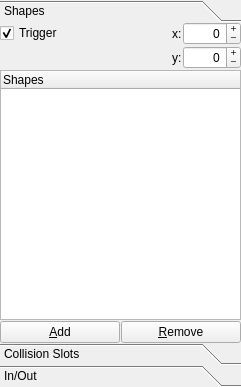
<?xml version="1.0" encoding="UTF-8"?>
<ui version="4.0">
 <class>tab_regions</class>
 <widget class="QWidget" name="tab_regions">
  <property name="geometry">
   <rect>
    <x>0</x>
    <y>0</y>
    <width>241</width>
    <height>387</height>
   </rect>
  </property>
  <property name="windowTitle">
   <string>Form</string>
  </property>
  <layout class="QGridLayout" name="gridLayout">
   <property name="margin">
    <number>0</number>
   </property>
   <property name="spacing">
    <number>0</number>
   </property>
   <item row="0" column="0">
    <layout class="QGridLayout" name="gridLayout_2">
     <property name="spacing">
      <number>1</number>
     </property>
     <item row="0" column="0">
      <widget class="QToolBox" name="toolBox">
       <property name="frameShape">
        <enum>QFrame::NoFrame</enum>
       </property>
       <property name="frameShadow">
        <enum>QFrame::Plain</enum>
       </property>
       <property name="lineWidth">
        <number>0</number>
       </property>
       <property name="currentIndex">
        <number>0</number>
       </property>
       <property name="tabSpacing">
        <number>0</number>
       </property>
       <widget class="QWidget" name="page_regions_overview">
        <property name="geometry">
         <rect>
          <x>0</x>
          <y>0</y>
          <width>239</width>
          <height>322</height>
         </rect>
        </property>
        <attribute name="label">
         <string>Shapes</string>
        </attribute>
        <layout class="QGridLayout" name="gridLayout_6">
         <property name="margin">
          <number>0</number>
         </property>
         <property name="spacing">
          <number>0</number>
         </property>
         <item row="0" column="0">
          <layout class="QGridLayout" name="gridLayout_5">
           <property name="topMargin">
            <number>0</number>
           </property>
           <property name="spacing">
            <number>1</number>
           </property>
           <item row="8" column="0">
            <widget class="QPushButton" name="btn_add_shape">
             <property name="minimumSize">
              <size>
               <width>30</width>
               <height>0</height>
              </size>
             </property>
             <property name="statusTip">
              <string>Drag: Rectangle. Shift+drag: Circle. Ctrl+drag: Line.</string>
             </property>
             <property name="text">
              <string>&amp;Add</string>
             </property>
             <property name="checkable">
              <bool>true</bool>
             </property>
            </widget>
           </item>
           <item row="8" column="1">
            <widget class="QPushButton" name="btn_remove_shape">
             <property name="minimumSize">
              <size>
               <width>30</width>
               <height>0</height>
              </size>
             </property>
             <property name="text">
              <string>&amp;Remove</string>
             </property>
            </widget>
           </item>
           <item row="3" column="0" colspan="2">
            <layout class="QHBoxLayout" name="horizontalLayout">
             <item>
              <widget class="QCheckBox" name="ckb_trigger">
               <property name="text">
                <string>Trigger</string>
               </property>
               <property name="checked">
                <bool>true</bool>
               </property>
              </widget>
             </item>
             <item>
              <spacer name="horizontalSpacer">
               <property name="orientation">
                <enum>Qt::Horizontal</enum>
               </property>
               <property name="sizeHint" stdset="0">
                <size>
                 <width>40</width>
                 <height>20</height>
                </size>
               </property>
              </spacer>
             </item>
             <item>
              <widget class="QLabel" name="lbl_x">
               <property name="text">
                <string>x:</string>
               </property>
              </widget>
             </item>
             <item>
              <widget class="QSpinBox" name="spin_shape_x">
               <property name="alignment">
                <set>Qt::AlignRight|Qt::AlignTrailing|Qt::AlignVCenter</set>
               </property>
               <property name="buttonSymbols">
                <enum>QAbstractSpinBox::PlusMinus</enum>
               </property>
               <property name="accelerated">
                <bool>true</bool>
               </property>
               <property name="minimum">
                <number>-2048</number>
               </property>
               <property name="maximum">
                <number>2048</number>
               </property>
              </widget>
             </item>
            </layout>
           </item>
           <item row="5" column="0" colspan="2">
            <layout class="QHBoxLayout" name="horizontalLayout_2">
             <item>
              <spacer name="horizontalSpacer_2">
               <property name="orientation">
                <enum>Qt::Horizontal</enum>
               </property>
               <property name="sizeHint" stdset="0">
                <size>
                 <width>40</width>
                 <height>20</height>
                </size>
               </property>
              </spacer>
             </item>
             <item>
              <widget class="QLabel" name="lbl_y">
               <property name="text">
                <string>y:</string>
               </property>
              </widget>
             </item>
             <item>
              <widget class="QSpinBox" name="spin_shape_y">
               <property name="alignment">
                <set>Qt::AlignRight|Qt::AlignTrailing|Qt::AlignVCenter</set>
               </property>
               <property name="buttonSymbols">
                <enum>QAbstractSpinBox::PlusMinus</enum>
               </property>
               <property name="accelerated">
                <bool>true</bool>
               </property>
               <property name="minimum">
                <number>-2048</number>
               </property>
               <property name="maximum">
                <number>2048</number>
               </property>
              </widget>
             </item>
            </layout>
           </item>
           <item row="6" column="0" rowspan="2" colspan="2">
            <widget class="QTreeWidget" name="tree_region_shapes">
             <property name="sizePolicy">
              <sizepolicy hsizetype="Expanding" vsizetype="Expanding">
               <horstretch>0</horstretch>
               <verstretch>0</verstretch>
              </sizepolicy>
             </property>
             <property name="showDropIndicator" stdset="0">
              <bool>false</bool>
             </property>
             <property name="alternatingRowColors">
              <bool>true</bool>
             </property>
             <property name="indentation">
              <number>0</number>
             </property>
             <column>
              <property name="text">
               <string>Shapes</string>
              </property>
             </column>
            </widget>
           </item>
          </layout>
         </item>
        </layout>
       </widget>
       <widget class="QWidget" name="page_regions_collisions">
        <property name="geometry">
         <rect>
          <x>0</x>
          <y>0</y>
          <width>239</width>
          <height>322</height>
         </rect>
        </property>
        <attribute name="label">
         <string>Collision Slots</string>
        </attribute>
        <layout class="QGridLayout" name="gridLayout_8">
         <property name="margin">
          <number>0</number>
         </property>
         <property name="spacing">
          <number>0</number>
         </property>
         <item row="0" column="0">
          <layout class="QGridLayout" name="gridLayout_10">
           <item row="1" column="0">
            <widget class="QTableWidget" name="table_slots">
             <property name="enabled">
              <bool>false</bool>
             </property>
             <property name="horizontalScrollBarPolicy">
              <enum>Qt::ScrollBarAsNeeded</enum>
             </property>
             <property name="alternatingRowColors">
              <bool>true</bool>
             </property>
             <property name="selectionMode">
              <enum>QAbstractItemView::NoSelection</enum>
             </property>
             <property name="selectionBehavior">
              <enum>QAbstractItemView::SelectRows</enum>
             </property>
             <property name="showGrid">
              <bool>true</bool>
             </property>
             <attribute name="horizontalHeaderMinimumSectionSize">
              <number>5</number>
             </attribute>
             <attribute name="horizontalHeaderStretchLastSection">
              <bool>true</bool>
             </attribute>
             <attribute name="verticalHeaderVisible">
              <bool>false</bool>
             </attribute>
             <column>
              <property name="text">
               <string>Collision</string>
              </property>
             </column>
             <column>
              <property name="text">
               <string>Pin</string>
              </property>
             </column>
             <column>
              <property name="text">
               <string>Logic</string>
              </property>
             </column>
            </widget>
           </item>
           <item row="0" column="0">
            <widget class="QPushButton" name="btn_lock_table">
             <property name="text">
              <string>Unlock</string>
             </property>
             <property name="checkable">
              <bool>true</bool>
             </property>
             <property name="default">
              <bool>true</bool>
             </property>
            </widget>
           </item>
          </layout>
         </item>
        </layout>
       </widget>
       <widget class="QWidget" name="page_regions_IO">
        <property name="geometry">
         <rect>
          <x>0</x>
          <y>0</y>
          <width>239</width>
          <height>322</height>
         </rect>
        </property>
        <attribute name="label">
         <string>In/Out</string>
        </attribute>
        <layout class="QGridLayout" name="gridLayout_7">
         <property name="margin">
          <number>0</number>
         </property>
         <property name="spacing">
          <number>0</number>
         </property>
         <item row="0" column="2">
          <layout class="QGridLayout" name="gridLayout_9">
           <item row="0" column="1" colspan="2">
            <widget class="QComboBox" name="combo_label">
             <property name="enabled">
              <bool>false</bool>
             </property>
             <property name="editable">
              <bool>true</bool>
             </property>
            </widget>
           </item>
           <item row="1" column="1">
            <widget class="QPushButton" name="pushButton_15">
             <property name="enabled">
              <bool>false</bool>
             </property>
             <property name="text">
              <string>Open</string>
             </property>
            </widget>
           </item>
           <item row="2" column="1">
            <widget class="QPushButton" name="pushButton_14">
             <property name="enabled">
              <bool>false</bool>
             </property>
             <property name="text">
              <string>Clone</string>
             </property>
            </widget>
           </item>
           <item row="2" column="2">
            <widget class="QPushButton" name="pushButton_13">
             <property name="enabled">
              <bool>false</bool>
             </property>
             <property name="text">
              <string>Delete</string>
             </property>
            </widget>
           </item>
           <item row="3" column="1" rowspan="2" colspan="2">
            <spacer name="verticalSpacer_5">
             <property name="orientation">
              <enum>Qt::Vertical</enum>
             </property>
             <property name="sizeHint" stdset="0">
              <size>
               <width>20</width>
               <height>40</height>
              </size>
             </property>
            </spacer>
           </item>
           <item row="1" column="2">
            <widget class="QPushButton" name="pushButton_12">
             <property name="enabled">
              <bool>false</bool>
             </property>
             <property name="text">
              <string>Save</string>
             </property>
            </widget>
           </item>
          </layout>
         </item>
        </layout>
       </widget>
      </widget>
     </item>
    </layout>
   </item>
  </layout>
 </widget>
 <resources/>
 <connections/>
</ui>
